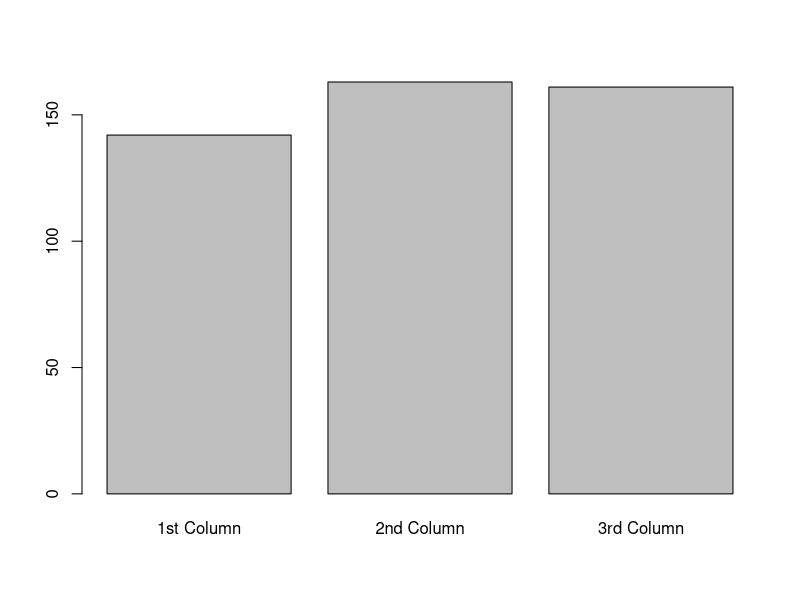
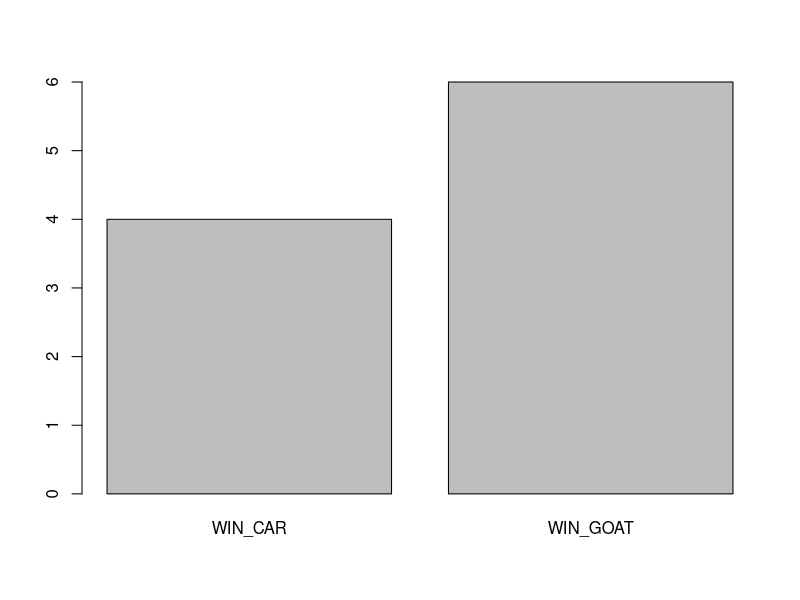

Reproduce these figures in R, in order.
## ---- chunk 1
knitr::opts_chunk$set(echo = TRUE)
## ---- chunk 2
# Replace "NULL" with the proper code.
total_pres <- factorial(5) / factorial(5 - 2)
total_office <- factorial(5) / factorial(5 - 3)
total_dean <- factorial(5) / (factorial(2) * factorial(5 - 2))

## ---- chunk 3

simulate_roulette <- function(n) {
  # Define the wheel
  wheel <- c("00",0:36)
  
  # Define colour mapping
  red_numbers <- c(1, 3, 5, 7, 9, 12, 14, 16, 18, 19, 21, 23, 25, 27, 30, 32, 34, 36)
  black_numbers <- c(2, 4, 6, 8, 10, 11, 13, 15, 17, 20, 22, 24, 26, 28, 29, 31, 33, 35)
  
  # Simulate spins
  results <- sample(wheel, size = n, replace = TRUE)
  
  # Assign colours
  colours <- sapply(results, function(x) {
    if (x %in% red_numbers) {
      "Red"
    } else if (x %in% black_numbers) {
      "Black"
    } else {
      NA
    }
  })
  
  # Assign parity
  parity <- sapply(results, function(x) {
    if (x %in% red_numbers || x %in% black_numbers) {
      if (as.numeric(x) %% 2 ==0) {
        "Even"
      } else {
        "Odd"
      }
    } else {
      NA
    }
  })
  
  # Assign dozens
  dozen <- sapply(results, function(x) {
    if (x %in% red_numbers || x %in% black_numbers) {
      if (as.numeric(x) < 13) {
        "1st 12"
      } else if (as.numeric(x) < 27) {
        "2nd 12"
      } else {
        "3rd 12"
      }
    } else {
      NA
    }
  })
  
  # Assign column
  column <- sapply(results, function(x) {
    if (as.numeric(x) %in% seq(1,34,3)) {
      "1st Column"
    } else if (as.numeric(x) %in% seq(2,35,3)) {
      "2nd Column"
    } else if (as.numeric(x) %in% seq(3,36,3)) {
      "3rd Column"
    } else {
      NA
    }
  })
  
  # Assign high_low
  high_low <- sapply(results, function(x) {
    if (as.numeric(x) %in% 19:36) {
      "High"
    } else if (as.numeric(x) %in% 1:18) {
      "Low"
    } else {
      NA
    }
  })
  
  # Create data frame
  data.frame(Number = results, Colour = colours, Parity = parity, High_Low = high_low, Dozen = dozen, Column = column)
}
# Execute this code chunk before proceeding.
## ---- chunk 4
# Execute the simulate_roulette function and store the results appropriately below
roulette_plays <- simulate_roulette(500)
# Create a table:
table(roulette_plays$Column)
# Create a barplot of the table:
barplot(table(roulette_plays$Column))
## ---- chunk 5
# Calculate the described probabilites and consider the results.
simulated <- NULL
theoretical <- NULL

## ---- chunk 6
# Code below creates a function simulating the game.
prize <- function(CHOICE = 1,CHANGE = "N",PLAYS = 1) {
  # Define an empty vector to store the results of the game:
  results <- c()
  # For the number of PLAYS, play the game
  for (i in 1:PLAYS) {
  # Randomly select a door for the car to be behind:
  car <- sample(1:3,1)
  if (CHOICE!=car & CHANGE == "Y") {
      results<- c(results,"WIN_CAR")
    } else if (CHOICE==car & CHANGE=="N") {
      results<- c(results,"WIN_CAR")
    } else {
      results<- c(results,"WIN_GOAT")
    }
  }
  return(results)
}
# Execute this code chunk before proceeding.
## ---- chunk 7
# Run a single simulation of the game. View and understand the results.
prize(CHOICE = 2, CHANGE = "N", PLAYS = 1)
## ---- chunk 8
# Run ten simulation of the game.
sims <- prize(CHOICE = 2, CHANGE = "N", PLAYS = 10)
# Create a table:
table(sims)
# Create a barplot of the table:
barplot(table(sims))
